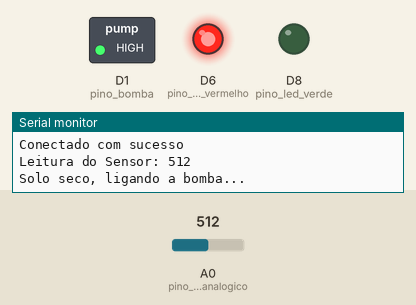
Bench run of a sketch on a simulated ESP8266 (NodeMCU). Parts: switched loads named in the sketch (green lamp = pin HIGH), output pins drawn as LEDs (lit = HIGH), the last lines printed to the serial monitor. The test bench sets the inputs (shaded band); at power-on: A0 (pino_sinal_analogico) = 512. WiFi joins after 1.5 s; servers stay silent unless stated; no MQTT or app messages arrive unless stated.

Above: at 2.7 s.
2.8 s: A0 (pino_sinal_analogico) set to 407
12.8 s: A0 (pino_sinal_analogico) set to 388
At 22.1 s:
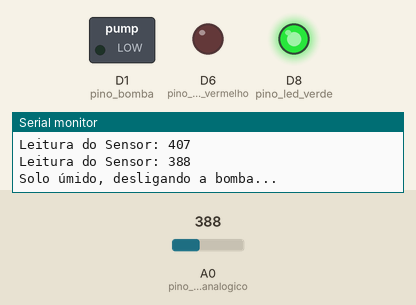
43.2 s: A0 (pino_sinal_analogico) set to 491
52.9 s: A0 (pino_sinal_analogico) set to 507
At 62.3 s:
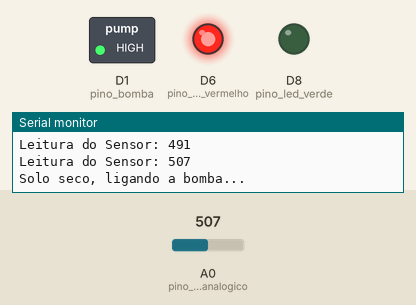
Timing chart, 0 to 63.8 s (numbered marks = the images above; inputs shaded):
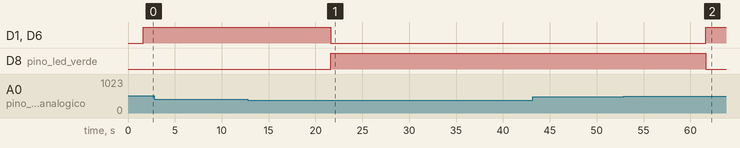

Measured:
- the behaviour switches between 400 and 399 on A0 (pino_sinal_analogico) (found by bisection; images 0 and 1)
- the behaviour switches between 499 and 500 on A0 (pino_sinal_analogico) (found by bisection; images 1 and 2)
- after the input at 12.8 s, D1 (pino_bomba), D6 (pino_led_vermelho): HIGH → LOW after 8.8 s; D8 (pino_led_verde): LOW → HIGH after 8.8 s
- after the input at 52.9 s, D1 (pino_bomba), D6 (pino_led_vermelho): LOW → HIGH after 8.7 s; D8 (pino_led_verde): HIGH → LOW after 8.7 s

The sketch:

IrrigadorAutomaticMACK.ino
```cpp
//Projeto de Irrigação Automatizada e Monitoramento do Solo via MQTT
//Autores: RENAN DE ANDRADE JOAQUIM
//Projeto para a disciplina de Objetos Inteligentes e Conectados da Universidade Prestiberiana Mackenzie

//Incluindo as Bibliotecas da Placa NodeMCU ESP8266 para estabelecer conexão via WiFi
#include <ESP8266WiFi.h>
#include <PubSubClient.h>

//Definindo as variáveis e os pinos e entradas correspondentes de cada componente
#define DEBUG
#define pino_sinal_analogico A0

#define pino_led_vermelho 12
#define pino_led_verde 15
#define pino_bomba D1

//Variáveis
int valor_analogico;
String strMSG = "0";
char mensagem[30];

//Informações da Rede WIFI para conexão com o CloudMQTT, que estabelece conectividade com o Broker que fará o monitoramento dos Solos
const char* ssid = "GetSchwifty";             //SSID da rede WIFI
const char* password =  "Palmeiras1914";    //senha da rede wifi
//Informações da Instância do broker MQTT
const char* mqttServer = "driver.cloudmqtt.com";   //server
const char* mqttUser = "efzwxhtc";              //user
const char* mqttPassword = "EyJ1phtXGCNH";      //password
const int mqttPort = 18697;                     //port
const char* mqttTopicSub = "jardim/IRRIGADOR";      //tópico que será assinado no Broker

WiFiClient espClient;
PubSubClient client(espClient);

//Definindo as entradas correspondentes aos pinos e os Prints de Resposta para o monitor serial
void setup() {
  Serial.begin(9600);
  pinMode(pino_sinal_analogico, INPUT);
  pinMode(pino_led_vermelho, OUTPUT);
  pinMode(pino_led_verde, OUTPUT);
  pinMode(pino_bomba, OUTPUT);

  WiFi.begin(ssid, password);

  Serial.print("Entrando no Setup");

  while (WiFi.status() != WL_CONNECTED) {
    delay(500);
#ifdef DEBUG
    Serial.println("Aguarde! Conectando ao WiFi...");
#endif
  }
#ifdef DEBUG
  Serial.println("Conectado na rede WiFi com sucesso!");
#endif

  client.setServer(mqttServer, mqttPort);
  client.setCallback(callback);

  while (!client.connected()) {
#ifdef DEBUG
    Serial.println("Conectando ao Broker MQTT...");
#endif

    if (client.connect("ESP8266Client", mqttUser, mqttPassword )) {
#ifdef DEBUG
      Serial.println("Conectado com sucesso");
#endif

    } else {
#ifdef DEBUG
      Serial.print("falha estado  ");
      Serial.print(client.state());
#endif
      delay(2000);
    }
  }

  //subscreve no tópico
  client.subscribe(mqttTopicSub);

}

void loop() {

  if (!client.connected()) {
    Serial.println("Desconectado, tentando reconectar...");
    reconect();
  }

  client.loop();

  valor_analogico = analogRead(pino_sinal_analogico);
  Serial.print("Leitura do Sensor: ");
  Serial.println(valor_analogico);

  // Verifica se o solo está úmido
  if (valor_analogico < 400) {
    Serial.println("Solo úmido, desligando a bomba...");
    digitalWrite(pino_led_vermelho, LOW);
    digitalWrite(pino_led_verde, HIGH);
    digitalWrite(pino_bomba, LOW); // Desliga a bomba
    sprintf(mensagem, "Solo úmido, bomba desligada");
    client.publish("jardim/bomba", mensagem);
  }
  // Verifica se o solo está seco
  else if (valor_analogico >= 500) {
    Serial.println("Solo seco, ligando a bomba...");
    digitalWrite(pino_led_verde, LOW);
    digitalWrite(pino_led_vermelho, HIGH);
    digitalWrite(pino_bomba, HIGH); // Liga a bomba
    sprintf(mensagem, "Solo seco, bomba ligada");
    client.publish("jardim/bomba", mensagem);
  }

  delay(10000); // Aguarda 10 segundos antes da próxima leitura
}

void callback(char* topic, byte* payload, unsigned int length) {

  //Armazenando mensagem recebida em uma string
  payload[length] = '\0';
  strMSG = String((char*)payload);

#ifdef DEBUG
  Serial.print("Mensagem chegou do tópico: ");
  Serial.println(topic);
  Serial.print("Mensagem:");
  Serial.print(strMSG);
  Serial.println();
  Serial.println("-----------------------");
#endif

}

//Função pra reconectar ao servidor MQTT
void reconect() {
  //Enquanto estiver desconectado
  while (!client.connected()) {
#ifdef DEBUG
    Serial.print("Tentando conectar ao servidor MQTT");
#endif

    bool conectado = strlen(mqttUser) > 0 ?
                     client.connect("ESP8266Client", mqttUser, mqttPassword) :
                     client.connect("ESP8266Client");

    if (conectado) {
#ifdef DEBUG
      Serial.println("Conectado!");
#endif
      //Subscreve no tópico
      client.subscribe(mqttTopicSub, 1); //nivel de qualidade: QoS 1
    } else {
#ifdef DEBUG
      Serial.println("Falha durante a conexão.Code: ");
      Serial.println( String(client.state()).c_str());
      Serial.println("Tentando novamente em 10 s");
#endif
      //Aguarda 10 segundos
      delay(5000);
    }
  }
}
```
